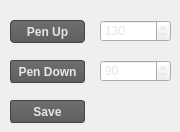
    <widget class="QWidget" name="tabPen">
     <attribute name="title">
      <string>Pen</string>
     </attribute>
     <widget class="QPushButton" name="btnPenUp">
      <property name="geometry">
       <rect>
        <x>10</x>
        <y>20</y>
        <width>75</width>
        <height>23</height>
       </rect>
      </property>
      <property name="font">
       <font>
        <family>Arial</family>
        <weight>75</weight>
        <bold>true</bold>
       </font>
      </property>
      <property name="styleSheet">
       <string notr="true"> QPushButton {
	 color: rgb(230,230,230);
     border: 1px solid rgb(67,67,67);
     border-radius: 4px;
	 background-color: qlineargradient(x1:0,y1:0,x2:0,y2:1,stop:0 #6E6E6E,stop:1 #5F5F5F);
 }

 QPushButton::hover {
	 color: rgb(231,231,231);
	 background-color: qlineargradient(x1:0,y1:0,x2:0,y2:1,stop:0 #858585,stop:1 #787878);
 }

 QPushButton:pressed {
	 color: rgb(231,231,231);
	 background-color: qlineargradient(x1:0,y1:0,x2:0,y2:1,stop:0 #646464,stop:0.7 #828282,stop:1 #6E6E6E);
 }

</string>
      </property>
      <property name="text">
       <string>Pen Up</string>
      </property>
     </widget>
     <widget class="QPushButton" name="btnPenDown">
      <property name="geometry">
       <rect>
        <x>10</x>
        <y>60</y>
        <width>75</width>
        <height>23</height>
       </rect>
      </property>
      <property name="font">
       <font>
        <family>Arial</family>
        <weight>75</weight>
        <bold>true</bold>
       </font>
      </property>
      <property name="styleSheet">
       <string notr="true"> QPushButton {
	 color: rgb(230,230,230);
     border: 1px solid rgb(67,67,67);
     border-radius: 3px;
	 background-color: qlineargradient(x1:0,y1:0,x2:0,y2:1,stop:0 #6E6E6E,stop:1 #5F5F5F);
 }

 QPushButton::hover {
	 color: rgb(231,231,231);
	 background-color: qlineargradient(x1:0,y1:0,x2:0,y2:1,stop:0 #858585,stop:1 #787878);
 }

 QPushButton:pressed {
	 color: rgb(231,231,231);
	 background-color: qlineargradient(x1:0,y1:0,x2:0,y2:1,stop:0 #646464,stop:0.7 #828282,stop:1 #6E6E6E);
 }

</string>
      </property>
      <property name="text">
       <string>Pen Down</string>
      </property>
     </widget>
     <widget class="QSpinBox" name="penUpSpin">
      <property name="geometry">
       <rect>
        <x>100</x>
        <y>20</y>
        <width>71</width>
        <height>22</height>
       </rect>
      </property>
      <property name="styleSheet">
       <string notr="true">color: rgb(230,230,230)</string>
      </property>
      <property name="maximum">
       <number>180</number>
      </property>
      <property name="value">
       <number>130</number>
      </property>
     </widget>
     <widget class="QSpinBox" name="penDownSpin">
      <property name="geometry">
       <rect>
        <x>100</x>
        <y>60</y>
        <width>71</width>
        <height>22</height>
       </rect>
      </property>
      <property name="styleSheet">
       <string notr="true">color: rgb(230,230,230);</string>
      </property>
      <property name="maximum">
       <number>180</number>
      </property>
      <property name="value">
       <number>90</number>
      </property>
     </widget>
     <widget class="QPushButton" name="btnSavePos">
      <property name="geometry">
       <rect>
        <x>10</x>
        <y>100</y>
        <width>75</width>
        <height>23</height>
       </rect>
      </property>
      <property name="font">
       <font>
        <family>Arial</family>
        <weight>75</weight>
        <bold>true</bold>
       </font>
      </property>
      <property name="styleSheet">
       <string notr="true"> QPushButton {
	 color: rgb(230,230,230);
     border: 1px solid rgb(67,67,67);
     border-radius: 3px;
	 background-color: qlineargradient(x1:0,y1:0,x2:0,y2:1,stop:0 #6E6E6E,stop:1 #5F5F5F);
 }

 QPushButton::hover {
	 color: rgb(231,231,231);
	 background-color: qlineargradient(x1:0,y1:0,x2:0,y2:1,stop:0 #858585,stop:1 #787878);
 }

 QPushButton:pressed {
	 color: rgb(231,231,231);
	 background-color: qlineargradient(x1:0,y1:0,x2:0,y2:1,stop:0 #646464,stop:0.7 #828282,stop:1 #6E6E6E);
 }

</string>
      </property>
      <property name="text">
       <string>Save</string>
      </property>
     </widget>
    </widget>
